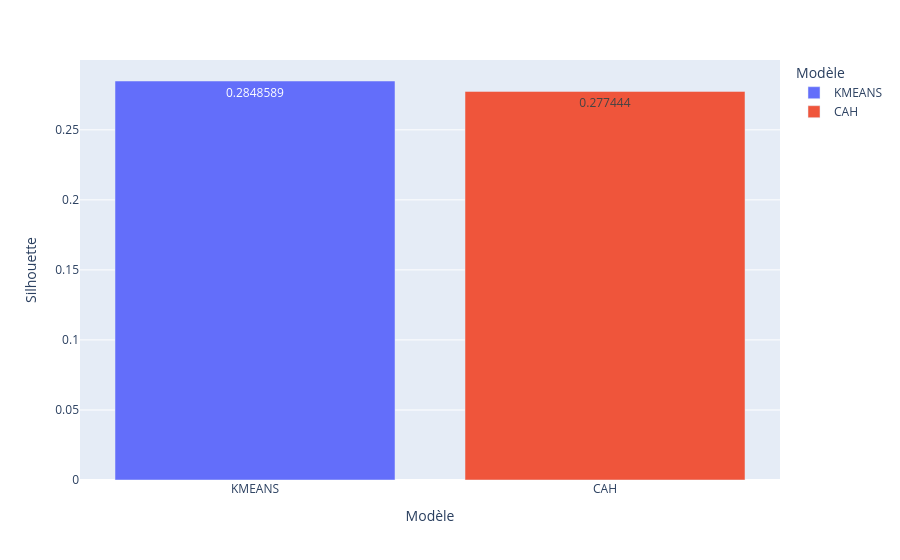

Notebook code for this chart:
### Markdown cell above
Comparaison de Kmeans et de la CAH

### Code cell
# Diagramme en barres des silhouettes
Model_Names = ['KMEANS', 'CAH']
sil = [sil_kmeans, sil_cah]
fig = px.bar(x=Model_Names, y=sil, color=Model_Names, text_auto=True,
             labels={'x': 'Modèle', 'y': 'Silhouette', 'color': 'Modèle'})
fig.show()

### Figure 1 — Plotly figure (JSON) as saved in the notebook; plotly's stock layout.template omitted (floating-point values rounded to 4 significant figures)
{"data": [{"hovertemplate": "Modèle=%{x}<br>Silhouette=%{y}<extra></extra>", "legendgroup": "KMEANS", "marker": {"color": "#636efa", "pattern": {"shape": ""}}, "name": "KMEANS", "orientation": "v", "showlegend": true, "textposition": "auto", "texttemplate": "%{y}", "type": "bar", "x": ["KMEANS"], "xaxis": "x", "y": [0.2849], "yaxis": "y"}, {"hovertemplate": "Modèle=%{x}<br>Silhouette=%{y}<extra></extra>", "legendgroup": "CAH", "marker": {"color": "#EF553B", "pattern": {"shape": ""}}, "name": "CAH", "orientation": "v", "showlegend": true, "textposition": "auto", "texttemplate": "%{y}", "type": "bar", "x": ["CAH"], "xaxis": "x", "y": [0.2774], "yaxis": "y"}], "layout": {"barmode": "relative", "legend": {"title": {"text": "Modèle"}, "tracegroupgap": 0}, "margin": {"t": 60}, "xaxis": {"anchor": "y", "domain": [0, 1], "title": {"text": "Modèle"}}, "yaxis": {"anchor": "x", "domain": [0, 1], "title": {"text": "Silhouette"}}}}
